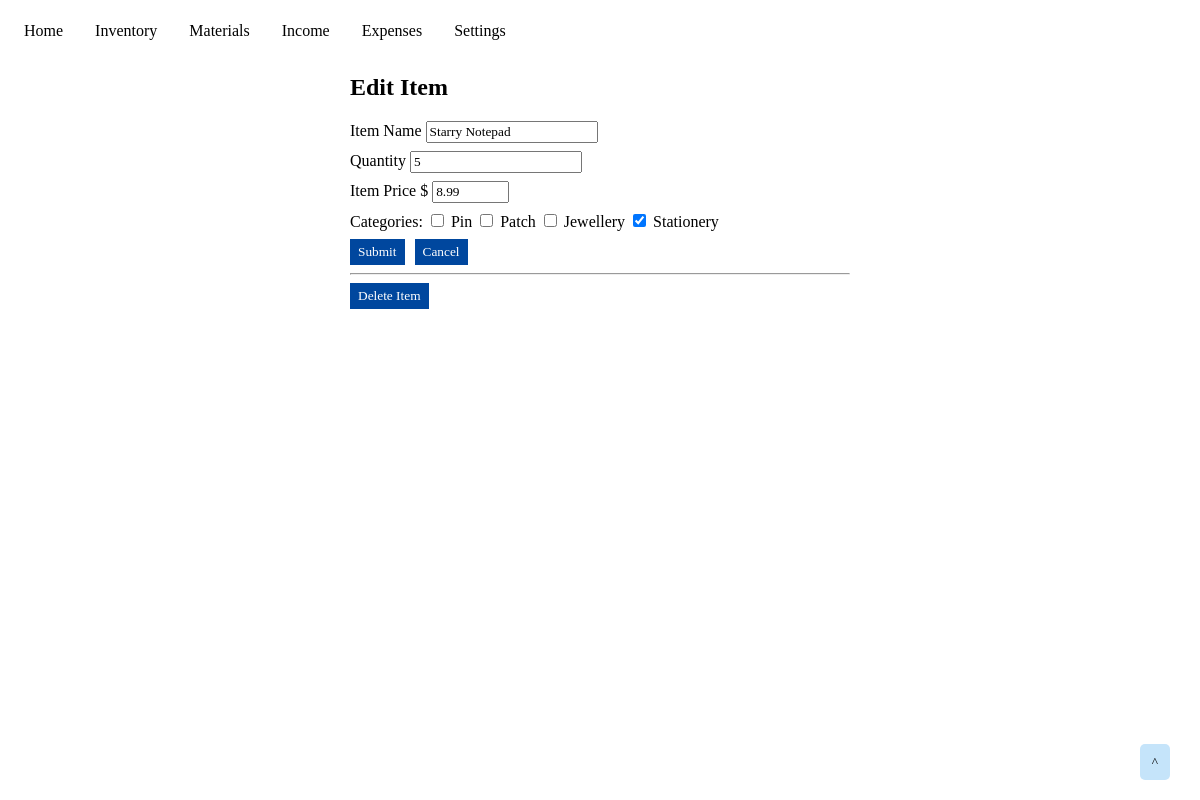
Screenshot of /inventory_edit_item/6 with the database file from the repository.
### tables this page shows
CREATE TABLE store_inventory (
    item_id INTEGER PRIMARY KEY AUTOINCREMENT,
    name TEXT NOT NULL,
    quantity INTEGER NOT NULL,
    cost DECIMAL(10, 2) NOT NULL
);

CREATE TABLE inventory_categories (
    tag_id INTEGER PRIMARY KEY AUTOINCREMENT,
    name TEXT NOT NULL
);

### app.py (the view, shortened to what this page needs)
@app.route('/inventory_edit_item/<int:item_id>', methods=('GET', 'POST'))
def home_inventory_edit_item(item_id):
    item = get_inventory_item(item_id)
    inventory_categories = get_inventory_categories()
    inventory_item_category_connections = get_inventory_item_connections_list(item_id)
    inventory_categories_list = get_inventory_categories_list()
    return render_template('home_inventory_edit_item.html', item=item, inventory_categories=inventory_categories, inventory_item_category_connections=inventory_item_category_connections)

### app.py (called while the page is built)
def get_db_connection():
    conn = sqlite3.connect('database.db')
    conn.row_factory = sqlite3.Row
    return conn

def get_inventory_item(item_id):
    conn = get_db_connection()
    cur = conn.cursor()
    inventory_item = cur.execute('SELECT * FROM store_inventory WHERE item_id = ?', (item_id,)).fetchone()
    conn.close()
    return inventory_item

def get_inventory_categories():
    conn = get_db_connection()
    cur = conn.cursor()
    inventory_categories = cur.execute('SELECT * FROM inventory_categories').fetchall()
    conn.close()
    return inventory_categories

def get_inventory_categories_list():
    inventory_categories = get_inventory_categories()
    inventory_categories_list = []
    for category in inventory_categories:
        inventory_categories_list.append(category['tag_id'])
    return inventory_categories_list

def get_inventory_item_connections_list(item_id):
    conn = get_db_connection()
    cur = conn.cursor()
    inventory_item_connections = cur.execute('SELECT * FROM inventory_to_category WHERE item_id = ?', (item_id, )).fetchall()
    conn.close()
    inventory_item_connections_list = []
    for connection in inventory_item_connections:
        inventory_item_connections_list.append(connection['tag_id'])
    return inventory_item_connections_list

### templates/home_inventory_edit_item.html
{% extends 'base.html' %}
{% block content %}
<div class="content">
    <h2>{% block title %}Edit Item{% endblock %}</h2>
    <form action="{{ url_for('home_inventory_edit_item', item_id = item['item_id']) }}" method="POST">
        <div class="form-group">
            <label for="name">Item Name</label>
            <input type="text" name="name"
                   placeholder="Item name" class="form-control"
                   value="{{ request.form['name'] or item['name'] }}"></input>
        </div>
        <div class="form-group">
            <label for="quantity">Quantity</label>
            <input type="number" step="1" min="0" name="quantity"
                   placeholder="0" class="form-control"
                   value="{{ request.form['quantity'] or item['quantity'] }}"></input>
        </div>
        <div class="form-group">
            <label for="cost">Item Price $</label>
            <input type="number" step=".01" min="0.00" max="99.99" name="cost"
                   placeholder="0.00" class="form-control"
                   value="{{ request.form['cost'] or item['cost'] }}"></input>
        </div>
        <div class="form-group">
            Categories:
            {% for category in inventory_categories %}
                {% if category['tag_id'] in inventory_item_category_connections %}
                    <input type="checkbox" name="category-id" value="{{ category['tag_id'] }}" checked>
                {% else %}
                    <input type="checkbox" name="category-id" value="{{ category['tag_id'] }}">
                {% endif %}
                <label for="category-id">{{ category['name'] }}</label>
            {% endfor %}
        </div>
        <div class="submit-button">
            <button type="submit" class="form-button">Submit</button>
        </div>
    </form>
    <div class="cancel-button">
        <a href="{{url_for('home')}}">
            <button class="form-button">Cancel</button>
        </a>
    </div>
    <hr>
    <form action="{{ url_for('home_inventory_delete_item', item_id=item['item_id']) }}" method="POST">
        <input type="submit" value="Delete Item"
                class="form-button"
                onclick="return confirm('Are you sure you want to delete this item?')">
    </form>
</div>
{% endblock %}

### static/css/home-style.css (style rules this page uses)
* { font-family: "Tahoma"; box-sizing: border-box; }

### static/css/inventory-style.css (style rules this page uses)
.content { max-width: 500px; margin: auto; }
.submit-button { float: left; }
.form-group { margin: 8px 0px; }
.form-button { padding: 5px 8px; margin-right: 10px; color: white; background-color: #00479E; border: none; }

### rows the page displays
store_inventory: name "Starry Notepad", quantity "5", cost "8.99"
inventory_categories: name "Pin"
inventory_categories: name "Patch"
inventory_categories: name "Jewellery"
inventory_categories: name "Stationery"
